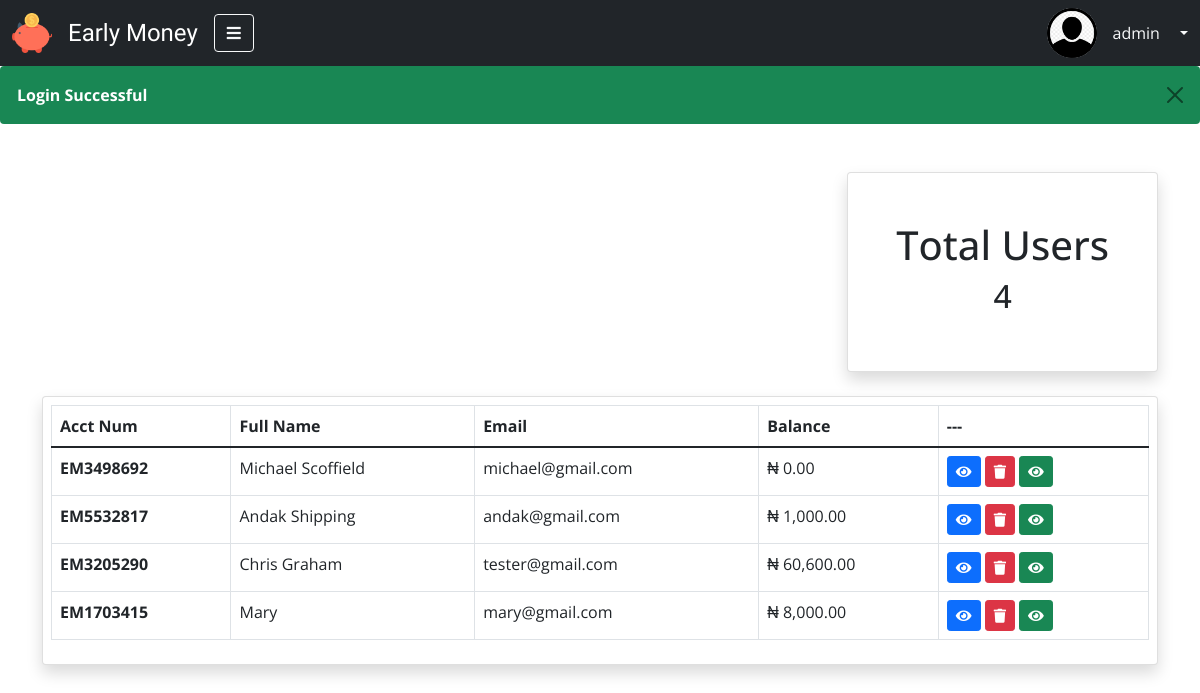
The page /portal/dashboard (signed in) on the database its author committed.
### tables this page shows
CREATE TABLE `users` (
  `id` int(11) NOT NULL,
  `account_uid` varchar(30) NOT NULL,
  `cur_balance` int(30) NOT NULL,
  `full_name` varchar(100) NOT NULL,
  `email` varchar(200) NOT NULL,
  `phone` varchar(18) NOT NULL,
  `dob` varchar(20) NOT NULL,
  `gender` varchar(10) NOT NULL,
  `passwords` varchar(300) NOT NULL,
  `val_pin` varchar(300) NOT NULL,
  `user_role` varchar(10) NOT NULL,
  `prof_pic` varchar(30) NOT NULL,
  `date_created` date NOT NULL
);

### portal/dashboard.php (the view, shortened to what this page needs)
<?php
require "../assets/includes/sessions.php";
require "../assets/config/dbconnect.php";
?>
<!DOCTYPE html>
<html lang="en">
<head>
    <link rel="stylesheet" href="../assets/css/bootstrap5.min.css">
    <link rel="stylesheet" href="../assets/css/animate.css">
    <link rel="stylesheet" href="../assets/lib/fontawsome/css/all.css">
    <link rel="stylesheet" href="../assets/css/style.css">
</head>
<body>
    <section>
        <?php include_once "../assets/includes/dash-nav.php"; ?>
        <?php echo errorMsg();
        echo successMsg(); ?>
    </section>
    <section class="container mt-5">
        <div class="d-flex justify-content-end">
            <div class="card p-5 shadow">
                <h1>Total Users</h1>
                <?php
                    $sql = "SELECT * FROM users WHERE user_role = 'user' ORDER BY id DESC LIMIT 200";
                    $query = mysqli_query($connectDB, $sql);
                ?>
                <h2 class="text-center"><?php echo mysqli_num_rows($query); ?></h2>
            </div>
        </div>
        <div class="card table-responsive mt-4 shadow p-2">
            <table class="table table-bordered table-hover">
                <thead>
                    <tr>
                        <th scope="col">Acct Num</th>
                        <th scope="col">Full Name</th>
                        <th scope="col">Email</th>
                        <th scope="col">Balance</th>
                        <th scope="col">---</th>
                    </tr>
                </thead>
                <tbody>
                    <?php while($row = mysqli_fetch_assoc($query)){ ?>
                        <tr>
                            <th scope="row"><?php echo $row['account_uid']; ?></th>
                            <td><?php echo $row['full_name']; ?></td>
                            <td><?php echo $row['email']; ?></td>
                            <td> ₦ <?php echo number_format($row['cur_balance'],2,'.',','); ?></td>
                            <td>
                                <a href="user_profile" class="btn btn-primary btn-sm">
                                    <i class="fa fa-eye"></i>
                                </a>
                                <a href="../assets/config/delete_control?del=<?php echo $row['id']; ?>" class="btn btn-danger btn-sm" onclick="return confirm('Are you sure you want to delete <?php echo strtoupper($row['full_name']); ?> account?')"><i class="fa fa-trash"></i></a>
                                <a href="../assest/portal/user_pprofile?Go=<?php echo $row['id']; ?>" class="btn btn-success btn-sm" onclick="return confirm('Are you sure you want to delete <?php echo strtoupper($row['full_name']); ?> account?')"><i class="fa fa-eye"></i></a>
                            </td>
                        </tr>
                    <?php } ?>
                </tbody>
            </table>
        </div>
    </section>
</body>
</html>

### assets/includes/dash-nav.php (shortened to what this page needs)
<nav class="navbar bg-dark navbar-dark">
    <div class="container-fluid d-block d-md-flex justify-content-between">
        <div class="d-flex justify-content-between align-items-center">
            <a class="navbar-brand d-flex align-items-center gap-3" href="dashboard">
                <img src="../assets/img/logo.png" alt="logo" height="40">
                <span class="fs-4">Early Money</span>
            </a>
            <div>
                <button class="btn  btn-outline-light" type="button" data-bs-toggle="offcanvas" data-bs-target="#offcanvasScrolling" aria-controls="offcanvasScrolling">
                    <i class="fas fa-bars"></i>
                </button>
            </div>
        </div>
        <div class="d-none d-md-block align-items-center gap-5">
            <div class="dropdown">
                <a class="d-flex align-items-center gap-3 text-light text-decoration-none dropdown-toggle" type="button" data-bs-toggle="dropdown" aria-expanded="false">
                    <img src="../assets/img/avatars/<?php
                                $img = $userData['prof_pic'];
                                if (empty($img)) {
                                   echo "user.png";
                                }else{
                                    echo "$img?".mt_rand();
                                }
                            ?>" alt="avatar" class="rounded-circle" width="50" height="50">
                    <span><?php echo $_SESSION['fullName']; ?></span>
                </a>
            </div>
        </div>
    </div>
</nav>

### assets/includes/sessions.php (shortened to what this page needs)
<?php
   function successMsg() {
    if (isset($_SESSION['success_msg'])) {
        $output = "<div class=\"alert bg-success text-white alert-dismissible fade show\" role=\"alert\" id='messageAlert'>
            <strong>";
        $output .= htmlentities($_SESSION['success_msg']);
        $output .= "</strong>
            <button type=\"button\" class=\"btn-close\" data-bs-dismiss=\"alert\" aria-label=\"Close\"></button>
        </div>
        ";
        return $output;
     }
   }

### assets/css/style.css (style rules this page uses)
* { font-family: 'Open Sans', sans-serif; }
.navbar-brand span { font-family: 'Bungee Spice', cursive; }

### rows shown on the page
users: account_uid "EM3498692", full_name "Michael Scoffield", email "michael@gmail.com", cur_balance "0.00"
users: account_uid "EM5532817", full_name "Andak Shipping", email "andak@gmail.com", cur_balance "1,000.00"
users: account_uid "EM3205290", full_name "Chris Graham", email "tester@gmail.com", cur_balance "60,600.00"
users: account_uid "EM1703415", full_name "Mary", email "mary@gmail.com", cur_balance "8,000.00"

### other values the page prints
$_SESSION['fullName'] "admin"
successMsg() "Login Successful"
mysqli_num_rows($query) "4"
